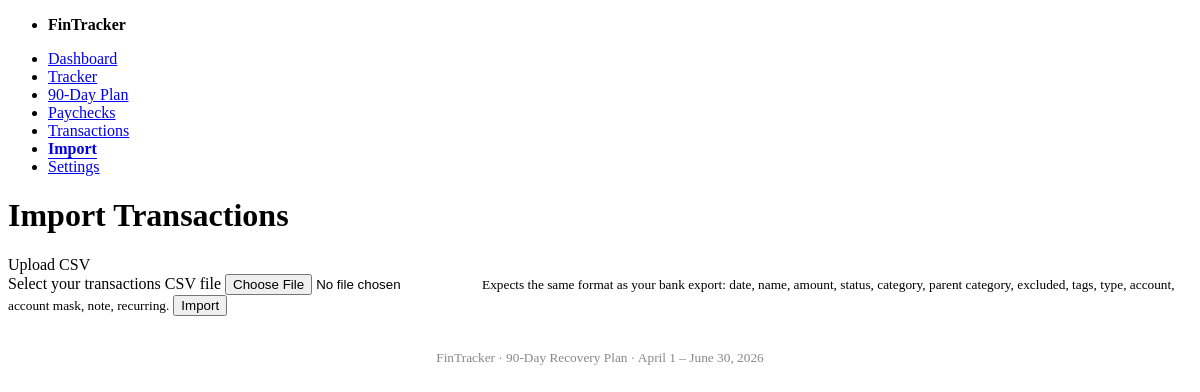
Before: /import with the older database file.
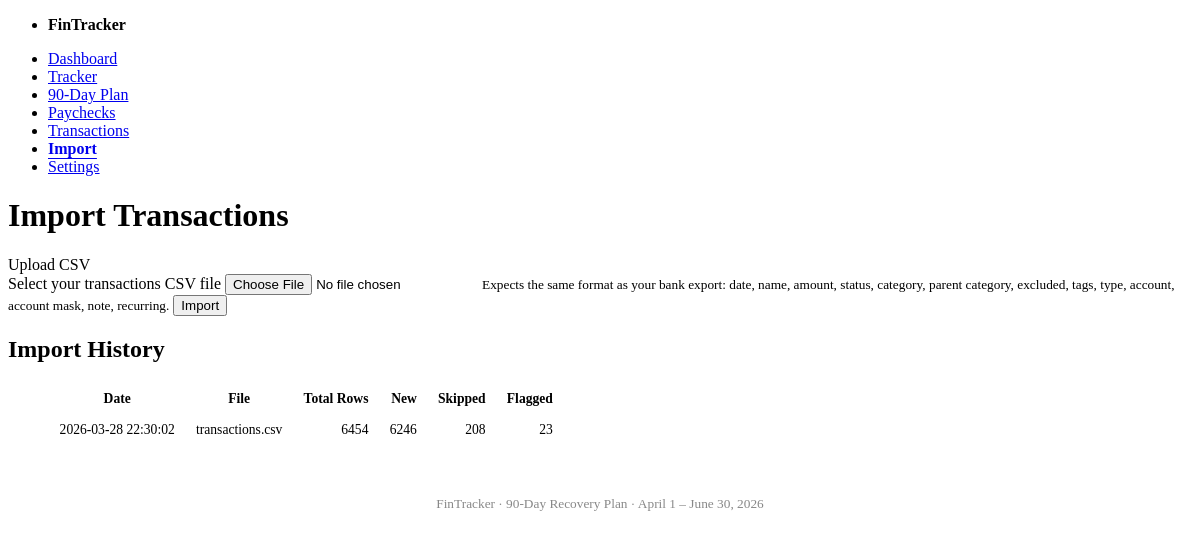
After: the same page with the newer database file.
### tables this page shows
CREATE TABLE import_batches (
    id INTEGER PRIMARY KEY AUTOINCREMENT,
    filename TEXT,
    imported_at TEXT DEFAULT (datetime('now')),
    row_count INTEGER,
    new_count INTEGER,
    skipped_count INTEGER,
    flagged_count INTEGER DEFAULT 0
);

### app.py (the view, shortened to what this page needs)
@app.route("/import", methods=["GET", "POST"])
def import_page():
    db = get_db()
    result = None
    batches = models.get_import_batches(db)
    return render_template("import.html", result=result, batches=batches)

### app.py (called while the page is built)
def get_db():
    if "db" not in g:
        g.db = sqlite3.connect(DB_PATH)
        g.db.row_factory = sqlite3.Row
        g.db.execute("PRAGMA foreign_keys = ON")
    return g.db

### models.py (called while the page is built)
def get_import_batches(db, limit=10):
    rows = db.execute(
        "SELECT * FROM import_batches ORDER BY imported_at DESC LIMIT ?", (limit,)
    ).fetchall()
    return [dict(r) for r in rows]

### templates/import.html (shortened to what this page needs)
{% extends "base.html" %}
{% block content %}
<h1>Import Transactions</h1>
<article>
    <header>Upload CSV</header>
    <form method="post" enctype="multipart/form-data">
        <label>
            Select your transactions CSV file
            <input type="file" name="csv_file" accept=".csv" required>
        </label>
        <small>Expects the same format as your bank export: date, name, amount, status, category, parent category, excluded, tags, type, account, account mask, note, recurring.</small>
        <button type="submit">Import</button>
    </form>
</article>
{% if batches %}
<section>
    <h2>Import History</h2>
    <figure>
        <table>
            <thead>
                <tr>
                    <th>Date</th>
                    <th>File</th>
                    <th style="text-align:right">Total Rows</th>
                    <th style="text-align:right">New</th>
                    <th style="text-align:right">Skipped</th>
                    <th style="text-align:right">Flagged</th>
                </tr>
            </thead>
            <tbody>
                {% for b in batches %}
                <tr>
                    <td>{{ b.imported_at }}</td>
                    <td>{{ b.filename }}</td>
                    <td style="text-align:right">{{ b.row_count }}</td>
                    <td style="text-align:right">{{ b.new_count }}</td>
                    <td style="text-align:right">{{ b.skipped_count }}</td>
                    <td style="text-align:right">{{ b.flagged_count }}</td>
                </tr>
                {% endfor %}
            </tbody>
        </table>
    </figure>
</section>
{% endif %}
{% endblock %}

Changed rows visible on the page:
added import_batches: imported_at "2026-03-28 22:30:02", filename "transactions.csv", row_count "6454", new_count "6246", skipped_count "208", flagged_count "23"
Other visible differences:
text now shown: "Import History Date File Total Rows New Skipped Flagged"
